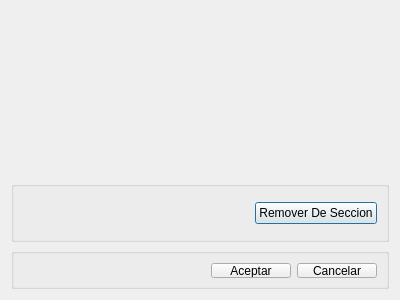
<?xml version="1.0" encoding="UTF-8"?>
<ui version="4.0">
 <class>DialogRemoverEmpleadoDeSeccion</class>
 <widget class="QDialog" name="DialogRemoverEmpleadoDeSeccion">
  <property name="geometry">
   <rect>
    <x>0</x>
    <y>0</y>
    <width>400</width>
    <height>300</height>
   </rect>
  </property>
  <property name="windowTitle">
   <string>Remover Empleado de Seccion</string>
  </property>
  <layout class="QVBoxLayout" name="verticalLayout">
   <item>
    <widget class="QWidget" name="widget" native="true"/>
   </item>
   <item>
    <widget class="QGroupBox" name="groupBox">
     <property name="maximumSize">
      <size>
       <width>901</width>
       <height>61</height>
      </size>
     </property>
     <property name="title">
      <string/>
     </property>
     <layout class="QHBoxLayout" name="horizontalLayout">
      <item>
       <spacer name="horizontalSpacer">
        <property name="orientation">
         <enum>Qt::Horizontal</enum>
        </property>
        <property name="sizeHint" stdset="0">
         <size>
          <width>770</width>
          <height>20</height>
         </size>
        </property>
       </spacer>
      </item>
      <item>
       <widget class="QPushButton" name="pushButtonRemoverDeSeccion">
        <property name="text">
         <string>Remover De Seccion</string>
        </property>
       </widget>
      </item>
     </layout>
    </widget>
   </item>
   <item>
    <widget class="QGroupBox" name="groupBoxButtonBox">
     <property name="minimumSize">
      <size>
       <width>271</width>
       <height>41</height>
      </size>
     </property>
     <property name="maximumSize">
      <size>
       <width>16777215</width>
       <height>41</height>
      </size>
     </property>
     <property name="title">
      <string/>
     </property>
     <layout class="QGridLayout" name="gridLayout_3">
      <property name="leftMargin">
       <number>9</number>
      </property>
      <property name="topMargin">
       <number>9</number>
      </property>
      <property name="rightMargin">
       <number>9</number>
      </property>
      <property name="bottomMargin">
       <number>8</number>
      </property>
      <item row="0" column="1">
       <widget class="QPushButton" name="pushButtonAceptar">
        <property name="text">
         <string>Aceptar</string>
        </property>
       </widget>
      </item>
      <item row="0" column="2">
       <widget class="QPushButton" name="pushButtonCancelar">
        <property name="text">
         <string>Cancelar</string>
        </property>
       </widget>
      </item>
      <item row="0" column="0">
       <spacer name="horizontalSpacer_3">
        <property name="orientation">
         <enum>Qt::Horizontal</enum>
        </property>
        <property name="sizeHint" stdset="0">
         <size>
          <width>40</width>
          <height>20</height>
         </size>
        </property>
       </spacer>
      </item>
     </layout>
    </widget>
   </item>
  </layout>
 </widget>
 <resources/>
 <connections/>
</ui>
